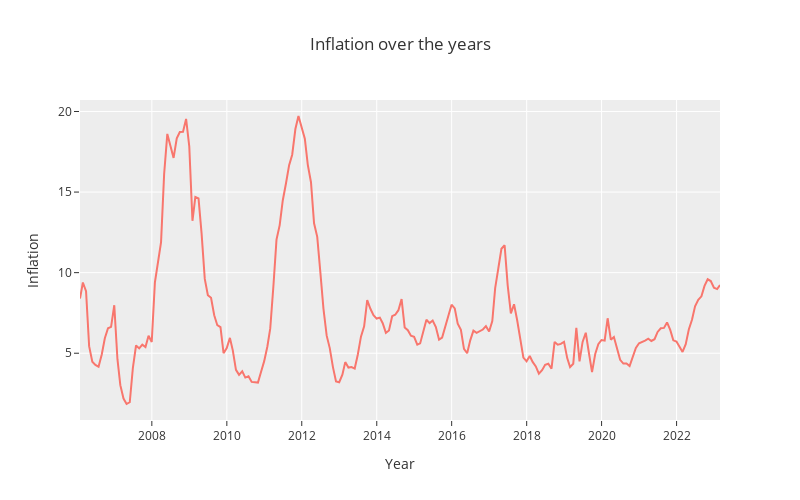

Source (notebook cell):
### Markdown cell above
### Inflation over the years

### Code cell
# Initialize plotly for use in Jupyter notebook
init_notebook_mode(connected=True)

# Create a scatter plot of the inflation data
trace = go.Scatter(
    x=time_series_data.index,  # X-axis values are the time series index
    y=time_series_data['Inflation'],  # Y-axis values are the inflation rate
    mode='lines',
    name='Inflation'
)

# Define the layout of the plot
layout = go.Layout(
    title='Inflation over the years',
    xaxis=dict(title='Year'),
    yaxis=dict(title='Inflation'),
    hovermode='closest',
    template='ggplot2',  # Use the plotly_dark theme
    width=800,  # Set the width of the graph to 800 pixels
    height=500  # Set the height of the graph to 500 pixels
)

# Combine the trace and layout into a figure and plot it
fig = go.Figure(data=[trace], layout=layout)

# Add interactivity to show the exact inflation rate and date when hovering over the line
fig.update_layout(hovermode="x unified")
fig.update_traces(hovertemplate="Inflation: %{y:.2f}%<br>Date: %{x}")

iplot(fig)

### Figure 1 — Plotly figure (JSON) as saved in the notebook; plotly's stock layout.template omitted (floating-point values rounded to 4 significant figures; data arrays with more than 128 entries replaced by an {"elided": "..."} marker saying what was removed)
{"data": [{"hovertemplate": "Inflation: %{y:.2f}%<br>Date: %{x}", "mode": "lines", "name": "Inflation", "type": "scatter", "x": {"elided": "206 str values"}, "y": {"elided": "206 float values"}}], "layout": {"height": 500, "hovermode": "x unified", "title": {"text": "Inflation over the years"}, "width": 800, "xaxis": {"title": {"text": "Year"}}, "yaxis": {"title": {"text": "Inflation"}}}}
